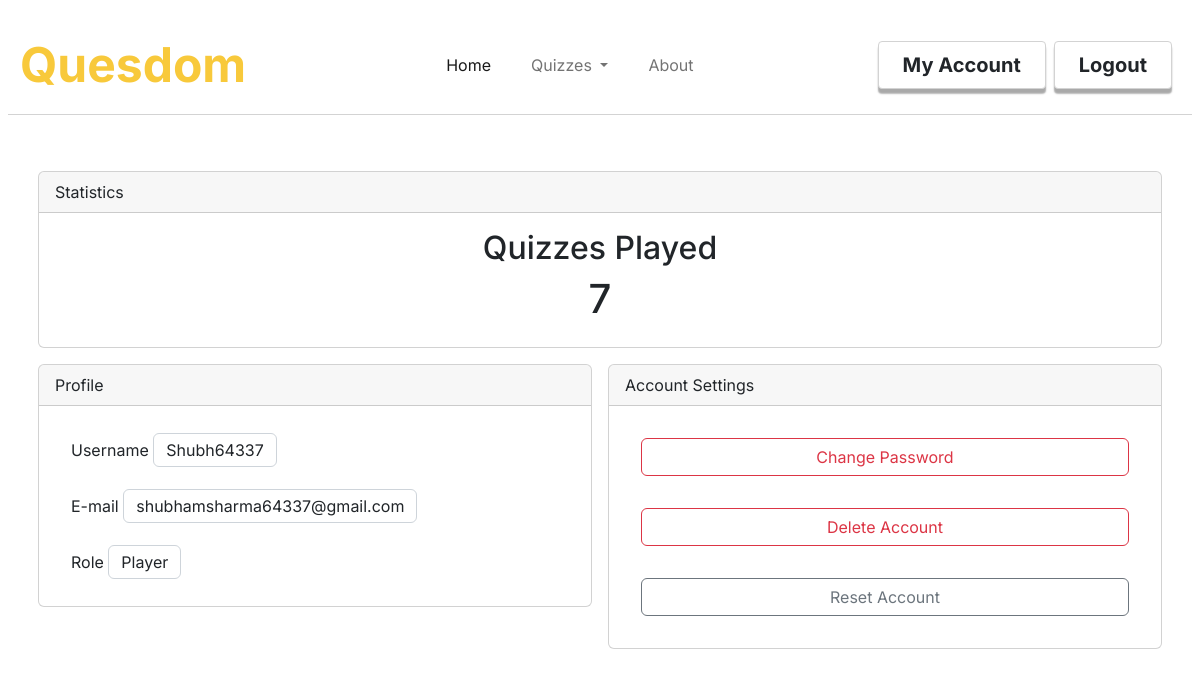
/account (signed in), run on the app's committed database.
### quesdom/models.py (models this page shows, shortened)
class Users(db.Model, UserMixin):
    id = db.Column(db.Integer, primary_key = True)
    username = db.Column(db.String(30), unique=True, nullable= False)
    email = db.Column(db.String(50), unique=True,nullable=False)
    password = db.Column(db.String(60), nullable=False)
    role = db.Column(db.String(20), nullable=False)
    answers = db.relationship('Answers',backref='answers',lazy=True)
    quizzes = db.relationship('Quizzes',backref='quizzes',lazy=True)

### quesdom/routes.py (the view)
@app.route('/account')
@login_required
def account():
    if current_user.role == 'Player':
        return render_template('account.html',q_played = get_quizzes_played().count())
    return render_template('account.html',title='Account')

### quesdom/models.py (called while the page is built)
@login_manager.user_loader
def load_user(user_id):
    return Users.query.get(int(user_id))

### quesdom/routes.py (called while the page is built)
def get_quizzes_played():
    quizzes = []
    for answer in Answers.query.all():
            if answer.user_id == current_user.id:
                questions = Questions.query.filter_by(id = answer.question_id)
                for question in questions:
                    quiz = Quizzes.query.get(question.quiz_id)
                    if not quiz.id in quizzes:
                        quizzes.append(quiz.id)
    return Quizzes.query.filter(Quizzes.id.in_(quizzes))

### quesdom/templates/account.html
{%extends "layout.html"%}
{%block content%}
<div class="content-section row gap-0 pt-md-5">
    <div class="col-12 p-2">
        {%if current_user.role == 'Player' %}
        <div class="card">
            <div class="card-header">
                Statistics
            </div>
            <div class="card-body">
                <div class="row justify-content-center">
                    <div class="col-4">
                            <div class="h2 text-center">Quizzes Played</div>
                            <div class="body d-flex justify-content-center align-items-center h1">
                                {{q_played}}
                            </div>
                        </div>
                </div>
            </div>
        </div>
        {%endif%}
    </div>
    <div class="col-12 col-sm-6 col-md-6 p-2">
        <div class="card profile-card">
            <div class="card-header">
                Profile
            </div>
            <div class="card-body">
                <div class="p-3">
                    <span>Username</span> <span class="form-control d-inline">{{current_user.username}}</span>
                </div>
                <div class="p-3">
                    <span>E-mail</span> <span class="form-control d-inline">{{current_user.email}}</span>
                </div>
                <div class="p-3">
                    <span>Role</span> <span class="form-control d-inline">{{current_user.role}}</span>
                </div>
            </div>
        </div>
    </div>
    <div class="col-12 col-sm-6 col-md-6 p-2">
        <div class="card account-card">
            <div class="card-header">
                Account Settings
            </div>
            <div class="card-body">
                <div class="p-3">
                    <a class="btn btn-outline-danger w-100" href="#">Change Password</a>
                </div>
                <div class="p-3">
                    <a class="btn btn-outline-danger w-100" href="#">Delete Account</a>
                </div>
                <div class="p-3">
                    <a class="btn btn-outline-secondary w-100" href="#">Reset Account</a>
                </div>
            </div>
        </div>
    </div>
</div>
{% endblock %}

### quesdom/static/styles.css (style rules this page uses)
:root { --main-color: rgb(248,201,59); }

### data on the page
Users: username "Shubh64337", email "shubhamsharma64337@gmail.com", role "Player"

### other printed values
{{ q_played }} "7"
